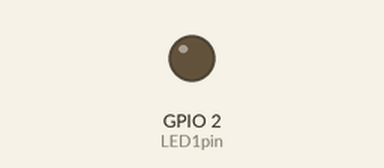
The program below on a simulated ESP32. On the bench: output pins drawn as LEDs (lit = HIGH). WiFi joins after 1.5 s; servers stay silent unless stated; the Firebase database answers and starts empty; what the program prints to the serial monitor is not drawn.

Above: at 1.65 s.
At 9.3 s:
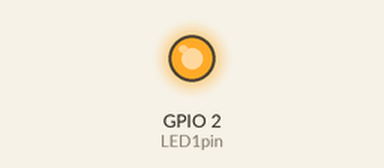
Timing chart, 0 to 40.5 s (numbered marks = the images above):
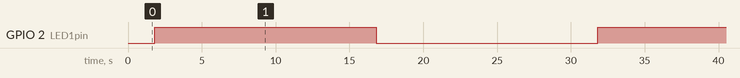

Measured:
- by itself, GPIO 2 (LED1pin): alternates HIGH for 15.0 s and LOW for 15.0 s

The program:

main.cpp
```cpp
#include <Arduino.h>
#include <WiFi.h>
#include <WebServer.h>
#include <Firebase_ESP_Client.h>

// Station Mode Credentials
const char* sta_ssid = ".";
const char* sta_password = "Sooner419abasss@";

// AP Mode Credentials
const char* ap_ssid = "ESP32_AP";
const char* ap_password = "12345678";

/* Put IP Address details */
IPAddress local_ip(192,168,1,1);
IPAddress gateway(192,168,1,1);
IPAddress subnet(255,255,255,0);

WebServer server(80);

uint8_t LED1pin = 2;
bool LED1status = LOW;

// uint8_t LED2pin = 2;
// bool LED2status = LOW;

 // Provide the token generation process info.
 #include <addons/TokenHelper.h>

 // Provide the RTDB payload printing info and other helper functions.
 #include <addons/RTDBHelper.h>

 /* 1. Define the WiFi credentials */
//  #define WIFI_SSID "ESP32"
//  #define WIFI_PASSWORD "123456789"


 // For the following credentials, see examples/Authentications/SignInAsUser/EmailPassword/EmailPassword.ino

 /* 2. Define the API Key */
 #define API_KEY "AIzaSyCKMN2pLzuy5DBLTXsOjH10kg4hUgWRvpo"

 /* 3. Define the RTDB URL */
 #define DATABASE_URL "fir-iot-e9926-default-rtdb.firebaseio.com" //<databaseName>.firebaseio.com or <databaseName>.<region>.firebasedatabase.app

 /* 4. Define the user Email and password that alreadey registerd or added in your project */
 #define USER_EMAIL "admin@gmail.com"
 #define USER_PASSWORD "admin12345"

 // Define Firebase Data object
 FirebaseData fbdo;
 FirebaseAuth auth;
 FirebaseConfig config;
 unsigned long sendDataPrevMillis = 0;
 unsigned long count = 0;


 void setup()
 {

   Serial.begin(115200);
   pinMode(LED1pin, OUTPUT);
  //  pinMode(LED2pin, OUTPUT);
   WiFi.softAP(ap_ssid, ap_password);
   WiFi.softAPConfig(local_ip, gateway, subnet);
   WiFi.begin(sta_ssid, sta_password);
   delay(300);

   Serial.print("Connecting to Wi-Fi");
   unsigned long ms = millis();
   while (WiFi.status() != WL_CONNECTED)
   {
     Serial.print(".");
     delay(300);
   }
   Serial.println();
   Serial.print("Connected with IP: ");
   Serial.println(WiFi.localIP());
   Serial.println();

   Serial.printf("Firebase Client v%s\n\n", FIREBASE_CLIENT_VERSION);

   /* Assign the api key (required) */
   config.api_key = API_KEY;

   /* Assign the user sign in credentials */
   auth.user.email = USER_EMAIL;
   auth.user.password = USER_PASSWORD;

   /* Assign the RTDB URL (required) */
   config.database_url = DATABASE_URL;

   /* Assign the callback function for the long running token generation task */
   config.token_status_callback = tokenStatusCallback; // see addons/TokenHelper.h

   // Comment or pass false value when WiFi reconnection will control by your code or third party library e.g. WiFiManager
   Firebase.reconnectNetwork(true);

   // Since v4.4.x, BearSSL engine was used, the SSL buffer need to be set.
   // Large data transmission may require larger RX buffer, otherwise connection issue or data read time out can be occurred.
   fbdo.setBSSLBufferSize(4096 /* Rx buffer size in bytes from 512 - 16384 */, 1024 /* Tx buffer size in bytes from 512 - 16384 */);

   // Limit the size of response payload to be collected in FirebaseData
   fbdo.setResponseSize(2048);

   Firebase.begin(&config, &auth);

   Firebase.setDoubleDigits(5);

   config.timeout.serverResponse = 10 * 1000;


 }

 void loop()
 {

   // Firebase.ready() should be called repeatedly to handle authentication tasks.

   if (Firebase.ready() && (millis() - sendDataPrevMillis > 15000 || sendDataPrevMillis == 0))
   {

     sendDataPrevMillis = millis();

     Serial.printf("Set bool... %s\n", Firebase.RTDB.setBool(&fbdo, F("/test/bool"), count % 2 == 0) ? "true" : fbdo.errorReason().c_str());
     count++;

     if(Firebase.RTDB.getBool(&fbdo, FPSTR("/test/bool")) && fbdo.to<bool>()){

      {digitalWrite(LED1pin, HIGH);}

     }else{


      {digitalWrite(LED1pin, LOW);}

     }
    //  Serial.printf("Get bool... %s\n", Firebase.RTDB.getBool(&fbdo, FPSTR("/test/bool")) ? fbdo.to<bool>() ? "true" : "false" : fbdo.errorReason().c_str());

    //  bool bVal;
    //  Serial.printf("Get bool ref... %s\n", Firebase.RTDB.getBool(&fbdo, F("/test/bool"), &bVal) ? bVal ? "true" : "false" : fbdo.errorReason().c_str());

   }
 }

 
```
